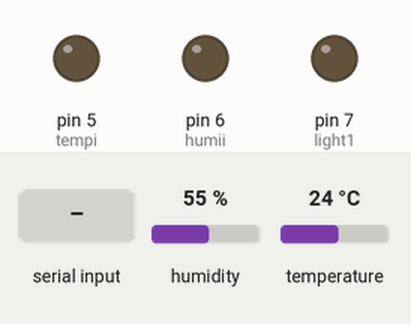
The sketch below on a simulated Arduino Uno, built with avr-gcc and run on an emulated ATmega328P. Parts: output pins drawn as LEDs (lit = HIGH). The inputs (shaded band) are chosen by the test bench; at power-on: humidity 55 %, temperature 24 °C. What the sketch prints to the serial monitor is not drawn.

Above: at 1.2 s.
1.3 s: "0\n" received over Serial
At 2.7 s:
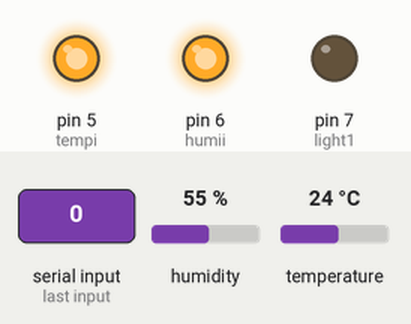
3.0 s: "1\n" received over Serial
At 4.4 s:
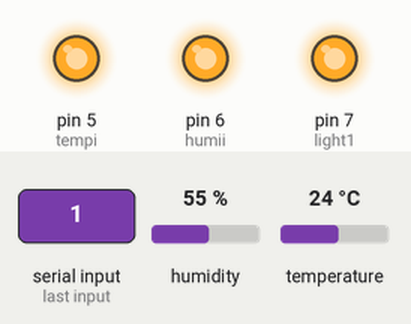
Timing chart, 0 to 6.0 s (numbered marks = the images above; inputs shaded):
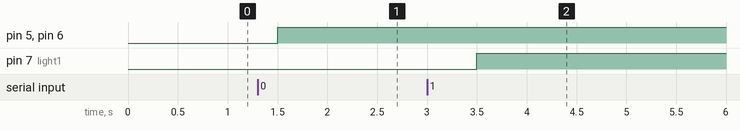

The sketch:

livingroom.ino
```cpp
#include <SimpleDHT.h>
#define pinDHT11 12
SimpleDHT11 dht11;

byte temp=0;
byte hum=0;

#define light1 7
#define humii 6
#define tempi 5

int count=0;
String income="";

void setup() {
  // put your setup code here, to run once:
  Serial.begin(9600);

  pinMode(light1, OUTPUT);
  pinMode(humii, OUTPUT);
  pinMode(tempi, OUTPUT);
  digitalWrite(light1, LOW);
  digitalWrite(humii, LOW);
  digitalWrite(tempi, LOW);
}

void loop() {
  // put your main code here, to run repeatedly:

  if(count==10) {
    dht11.read(pinDHT11, &temp, &hum, NULL);
    Serial.print("D*"+String(temp)+'*'+String(hum)+'*'+'\n'); //send temperature to clientPython
    count=0;
  }
  count++;

  if (Serial.available() > 0) {
    income = Serial.readStringUntil('\n');
    if(income[0] == '0')
      digitalWrite(light1, LOW);
    else
      digitalWrite(light1, HIGH);

    if(income[1] == '0')
      digitalWrite(humii, LOW);
    else
      digitalWrite(humii, HIGH);

    if(income[2] == '0')
      digitalWrite(tempi, LOW);
    else
      digitalWrite(tempi, HIGH);
  }
  delay(500);
}
```

Measured:
- after the input at 1.3 s, pin 5 (tempi), pin 6 (humii): LOW → HIGH after 0.20 s
- after the input at 3.0 s, pin 7 (light1): LOW → HIGH after 0.50 s
